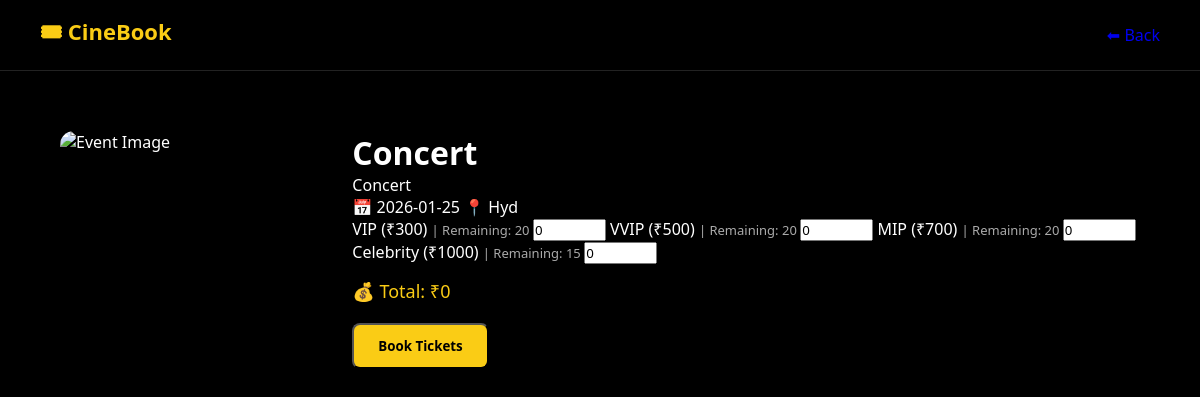
/event/7, run on the app's committed database.
### tables this page shows
CREATE TABLE events (
    id INTEGER PRIMARY KEY AUTOINCREMENT,
    title TEXT,
    description TEXT,
    date TEXT,
    location TEXT,
    seats INTEGER,
    price INTEGER
, vip_seats INTEGER DEFAULT 0, vvip_seats INTEGER DEFAULT 0, mip_seats INTEGER DEFAULT 0, celebrity_seats INTEGER DEFAULT 0, vip_price INTEGER, vvip_price INTEGER, mip_price INTEGER, celebrity_price INTEGER, organizer_id INTEGER);

### app.py (the view)
@app.route("/event/<int:event_id>")
def event_detail(event_id):
    con = get_db()
    cur = con.cursor()
    cur.execute("""
        SELECT
            e.id, e.title, e.description, e.date, e.location,
            e.vip_price, e.vvip_price, e.mip_price, e.celebrity_price,

            e.vip_seats - IFNULL(SUM(b.vip_qty), 0),
            e.vvip_seats - IFNULL(SUM(b.vvip_qty), 0),
            e.mip_seats - IFNULL(SUM(b.mip_qty), 0),
            e.celebrity_seats - IFNULL(SUM(b.celebrity_qty), 0)

        FROM events e
        LEFT JOIN bookings b ON e.id = b.event_id
        WHERE e.id = ?
        GROUP BY e.id
    """, (event_id,))
    r = cur.fetchone()
    con.close()
    if not r:
        return "Event not found"
    event = {
        "id": r[0],
        "title": r[1],
        "description": r[2],
        "date": r[3],
        "location": r[4],
        "vip_price": r[5],
        "vvip_price": r[6],
        "mip_price": r[7],
        "celebrity_price": r[8],
        "vip_seats": max(0, r[9]),
        "vvip_seats": max(0, r[10]),
        "mip_seats": max(0, r[11]),
        "celebrity_seats": max(0, r[12])
    }
    return render_template("event_detail.html", event=event)

### app.py (called while the page is built)
def get_db():
    return sqlite3.connect("database.db", check_same_thread=False)

### templates/event_detail.html (shortened to what this page needs)
<!DOCTYPE html>
<html lang="en">
<head>
<link rel="stylesheet" href="{{ url_for('static', filename='style.css') }}">
</head>
<body>
<header class="header">
    <div class="logo">🎟 CineBook</div>
    <a href="/home" class="nav-link">⬅ Back</a>
</header>
<div class="detail-container">
    <img src="https://images.unsplash.com/photo-1511671782779-c97d3d27a1d4" alt="Event Image">
    <div class="detail-content">
        <h1>{{ event.title }}</h1>
        <p>{{ event.description }}</p>
        <div class="detail-info">
            <span>📅 {{ event.date }}</span>
            <span>📍 {{ event.location }}</span>
        </div>
        <form method="POST" action="/book/{{ event.id }}">
            <label>
                VIP (₹300)
                <span style="color:#aaa; font-size:13px;">
                    | Remaining: {{ event.vip_seats }}
                </span>
            </label>
            <input type="number"
                   name="vip"
                   min="0"
                   max="{{ event.vip_seats }}"
                   value="0"
                   oninput="calc()"
                   {% if event.vip_seats == 0 %} disabled {% endif %}>
            <label>
                VVIP (₹500)
                <span style="color:#aaa; font-size:13px;">
                    | Remaining: {{ event.vvip_seats }}
                </span>
            </label>
            <input type="number"
                   name="vvip"
                   min="0"
                   max="{{ event.vvip_seats }}"
                   value="0"
                   oninput="calc()"
                   {% if event.vvip_seats == 0 %} disabled {% endif %}>
            <label>
                MIP (₹700)
                <span style="color:#aaa; font-size:13px;">
                    | Remaining: {{ event.mip_seats }}
                </span>
            </label>
            <input type="number"
                   name="mip"
                   min="0"
                   max="{{ event.mip_seats }}"
                   value="0"
                   oninput="calc()"
                   {% if event.mip_seats == 0 %} disabled {% endif %}>
            <label>
                Celebrity (₹1000)
                <span style="color:#aaa; font-size:13px;">
                    | Remaining: {{ event.celebrity_seats }}
                </span>
            </label>
            <input type="number"
                   name="celebrity"
                   min="0"
                   max="{{ event.celebrity_seats }}"
                   value="0"
                   oninput="calc()"
                   {% if event.celebrity_seats == 0 %} disabled {% endif %}>
            <p style="margin-top:15px;color:#facc15;font-size:18px;">
                💰 Total: ₹<span id="total">0</span>
            </p>
            {% if event.vip_seats == 0
                  and event.vvip_seats == 0
                  and event.mip_seats == 0
                  and event.celebrity_seats == 0 %}
                <button class="book-btn" disabled style="opacity:0.5;">
                    ❌ Sold Out
                </button>
            {% else %}
                <button class="book-btn">
                    Book Tickets
                </button>
            {% endif %}
        </form>
    </div>
</div>
</body>
</html>

### static/style.css (style rules this page uses)
* { margin: 0; padding: 0; box-sizing: border-box; font-family: 'Segoe UI', sans-serif; }
body { background: #000; color: #fff; }
.header { display: flex; justify-content: space-between; align-items: center; padding: 16px 40px; border-bottom: 1px solid #222; }
.logo { color: #facc15; font-size: 22px; font-weight: bold; }
.detail-container { display: flex; gap: 40px; padding: 60px; }
.detail-container img { width: 350px; border-radius: 14px; }
.book-btn { display: inline-block; margin-top: 20px; padding: 12px 24px; background: #facc15; color: black; border-radius: 8px; font-weight: bold; text-decoration: none; }
a { text-decoration: none; }
* { margin: 0; padding: 0; box-sizing: border-box; font-family: "Segoe UI", Tahoma, Geneva, Verdana, sans-serif; }

### data on the page
events: title "Concert", description "Concert", date "2026-01-25", location "Hyd"

### other printed values
{{ event.vip_seats }} "20"
{{ event.vvip_seats }} "20"
{{ event.mip_seats }} "20"
{{ event.celebrity_seats }} "15"
